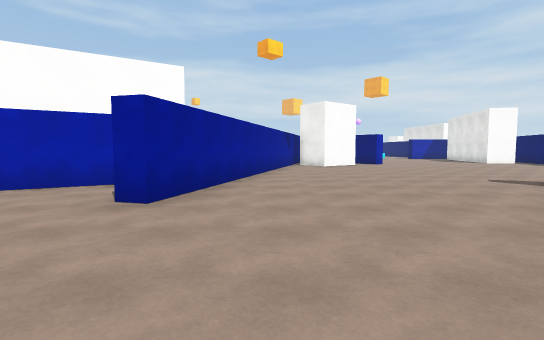
[1] (above)

17 first-person views from a walk through a Unity game level. The camera is 1.4 m above the floor, tilts 4° down and sees 85° across. The floor is counted in squares, 2 m on a side. Each view is taken from the middle of a square. On the plan, view 1 faces up. The plan holds only what a view shows up to about 10 squares ahead; the rest is blank. The place goes on beyond the plan. The player is left out. Surface patterns are stand-ins for the level's own textures.

[2]
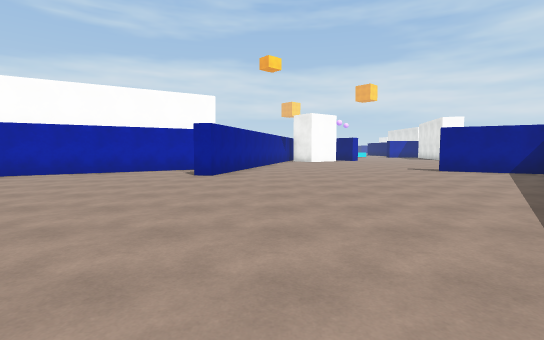

[3]
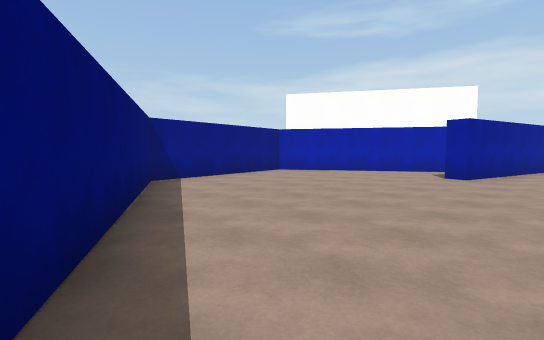

[4]
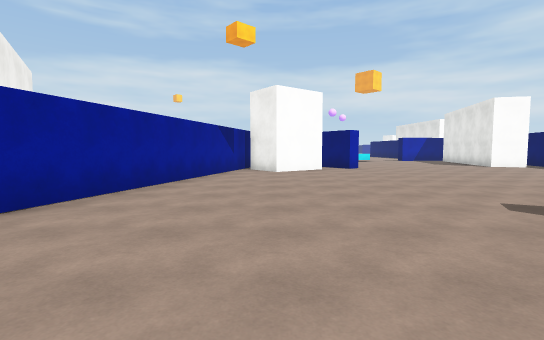

[5]
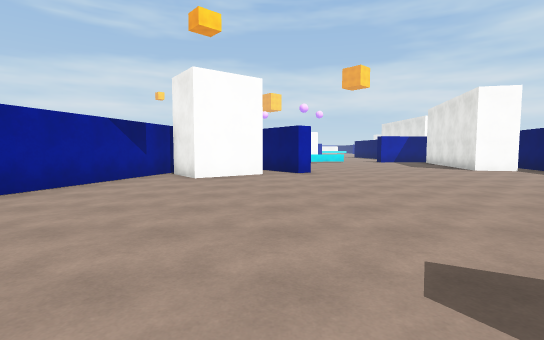

[6]
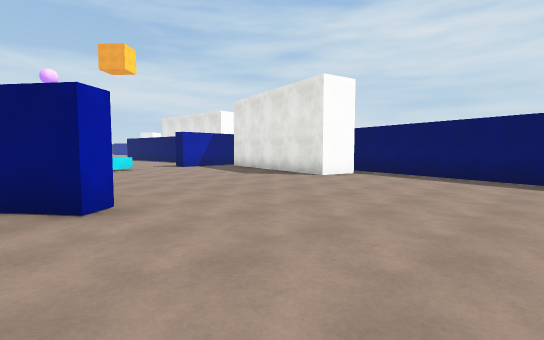

[7]
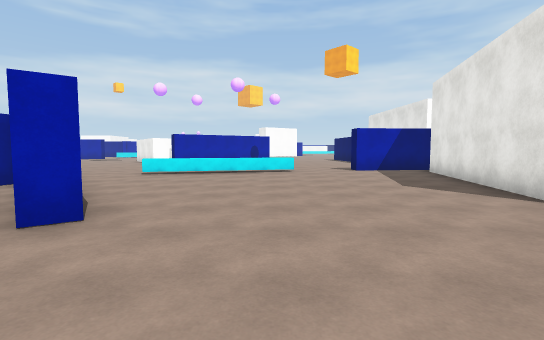

[8]
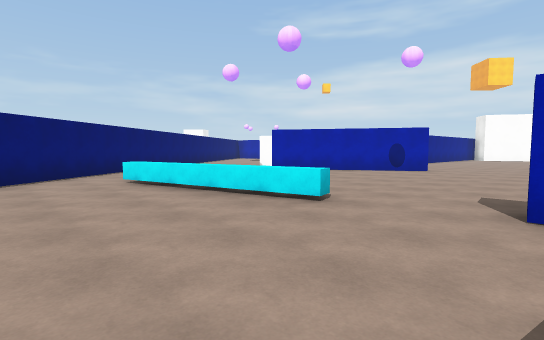

[9]
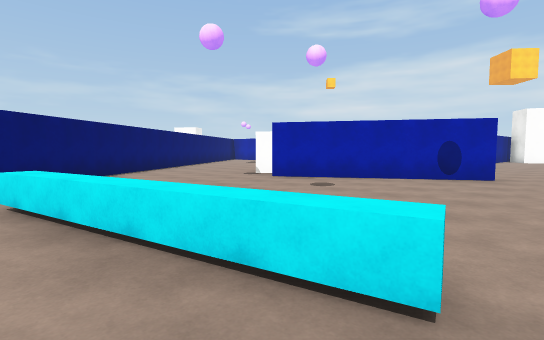

[10]
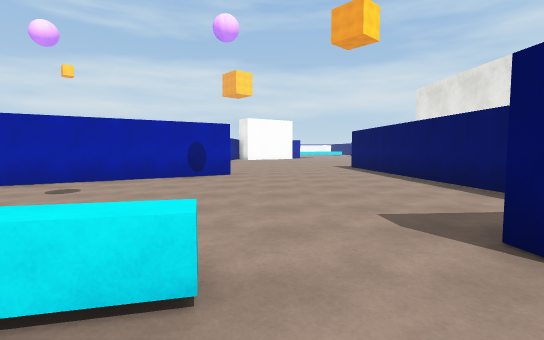

[11]
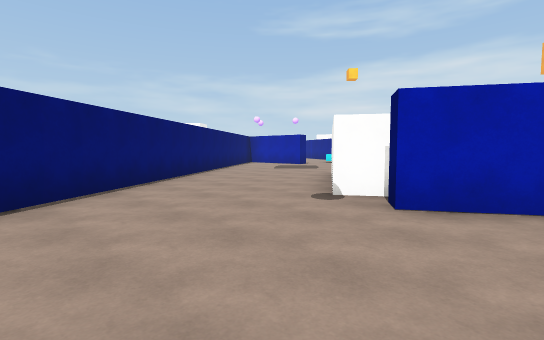

[12]
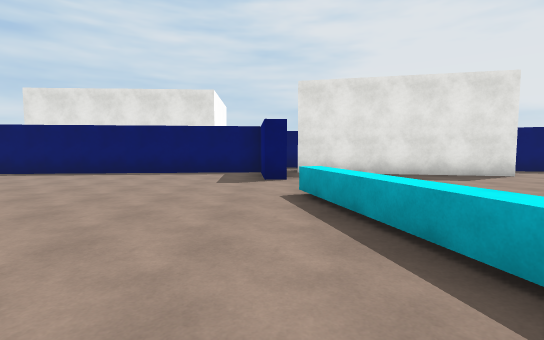

[13]
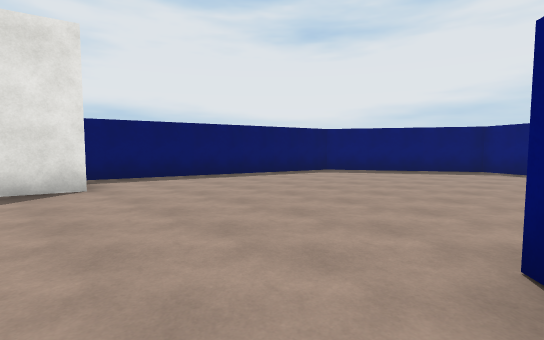

[14]
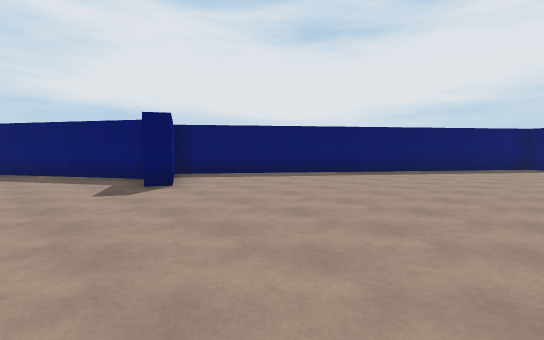

[15]
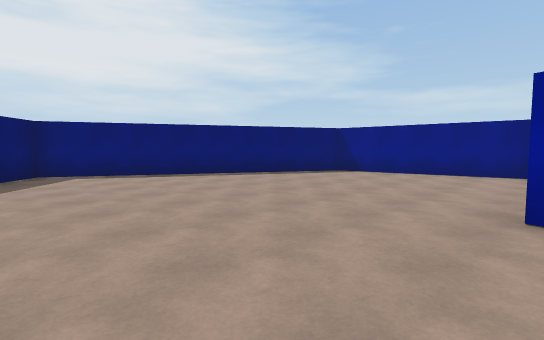

[16]
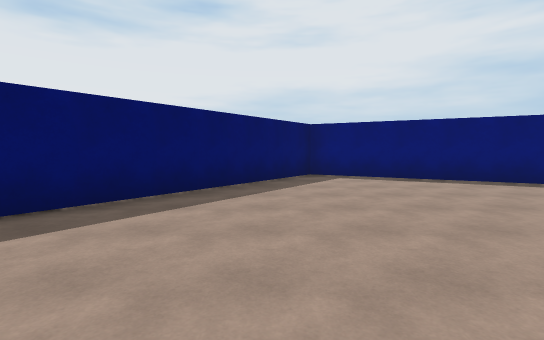

[17]
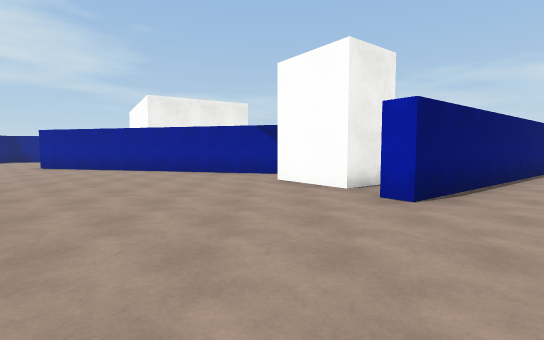

### Floor plan
Points are (right, up) in squares from view 1. A wall is a line through its corners. A room is listed if a view was taken in it or the views show most of it. See-through windows are left out.
Room 1 (views 1, 2, 3, 4, 5, 6, 7, 8, 9, 10, 11, 12, 13, 14, 15, 16, 17)
walls: (3.1, 14.2) (3.7, 13.3) (2.1, 12.1) (1.3, 13.3); (1.1, 13.9) (-1.6, 3.7) (-2.1, 3.9); (12, 14.4) (10.7, 14.7) (11.9, 20.3); (-2.6, 6.1) (-7.1, 3.4) (-6.4, -1.3) (0.9, -5.2) (7.8, 4.1) (5.3, 5.4) (5.5, 5.8) (6.8, 5.1) (10.8, 7.5) (12.8, 15.1); (12.3, 20.9) (9.8, 20.7) (9.7, 21.2) (11.9, 21.3) (11.3, 27.6); (2.2, 25.4) (1.5, 24.9) (0, 27); (6.9, 27.1) (2.6, 24.4) (2.3, 24.8); (-4.5, 26.6) (5.2, 13.9) (4.8, 13.6) (3.7, 15)
low walls: (4.2, 19.7) (7.6, 20.6); (7.7, 20.2) (3.3, 19.1)

Positions as (right, up) in squares from view 1, and headings:
1: (0, 0), facing up
2: (0, -4), facing up
3: (0, -4), facing up-left
4: (2, 3), facing up
5: (4, 5), facing up
6: (4, 10), facing up-right
7: (7, 11), facing up
8: (10, 17), facing up-left
9: (8, 19), facing up-left
10: (8, 19), facing up
11: (4, 21), facing up-left
12: (3, 21), facing right
13: (5, 16), facing down-right
14: (0, 8), facing down-right
15: (2, 4), facing down-left
16: (2, 3), facing down
17: (9, 12), facing left
